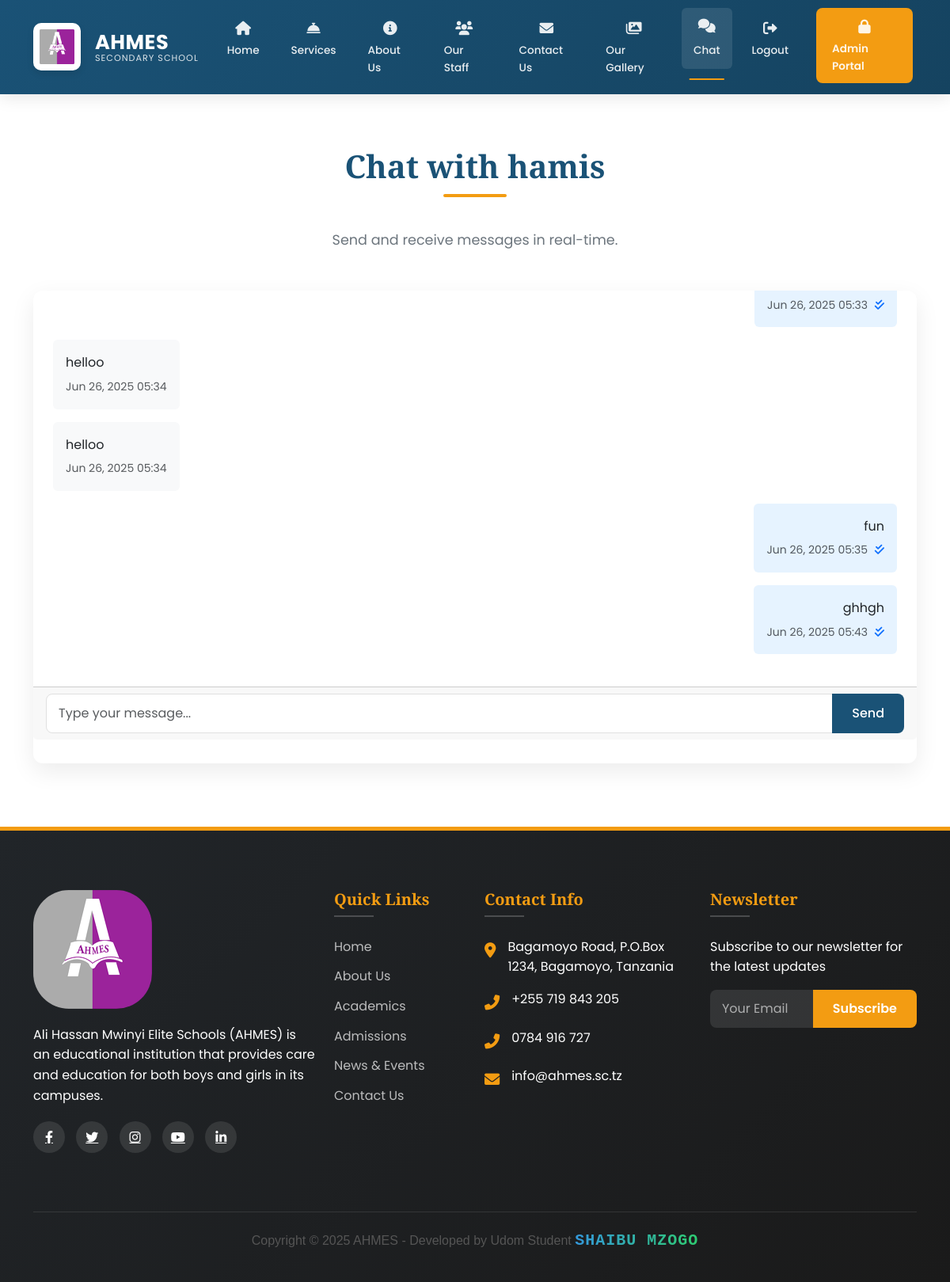
/chat/4/ (signed in), run on an earlier commit of the app's database.
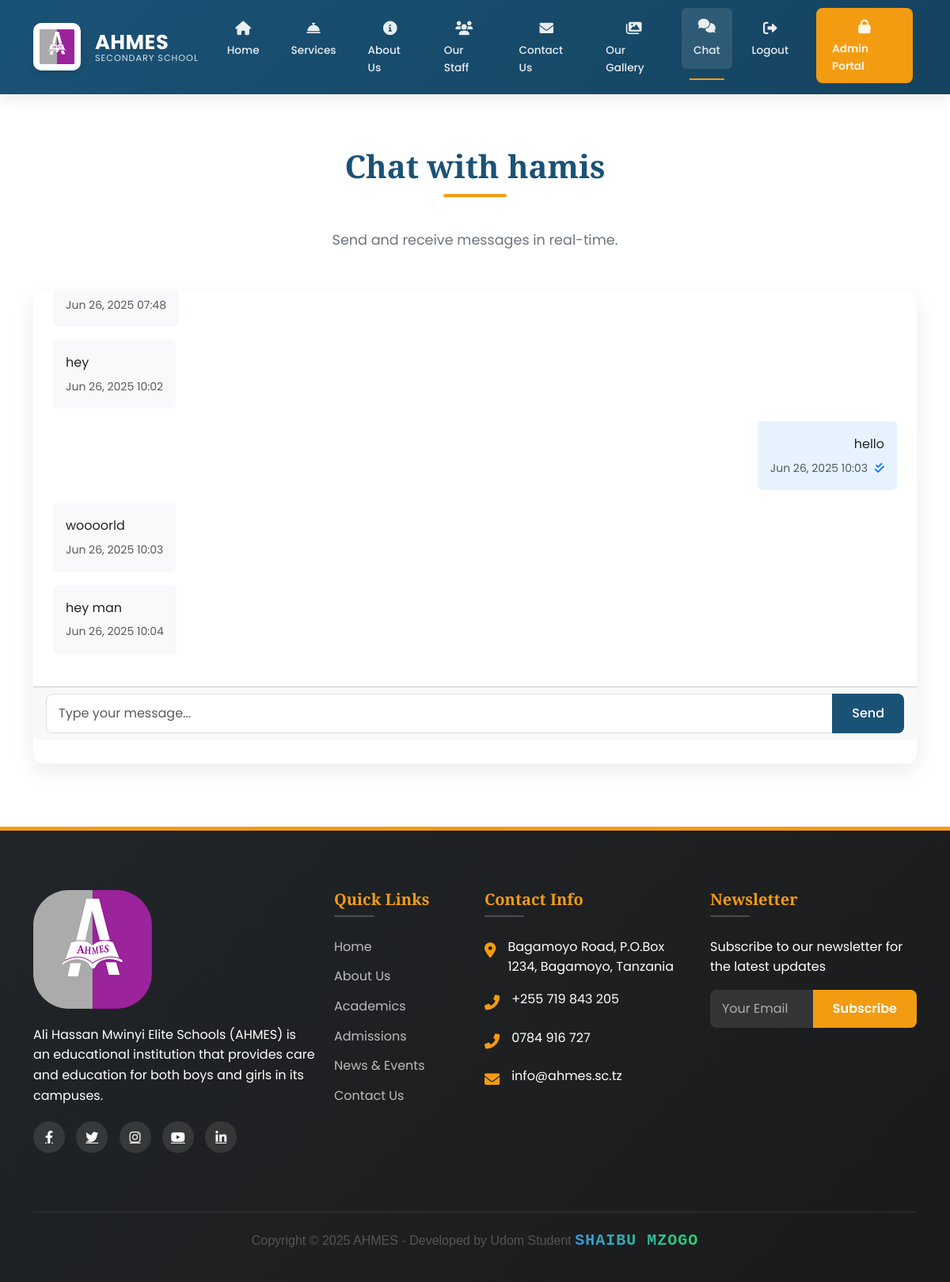
And on a later commit of the database.
### main/models.py (models this page shows, shortened)
class Message(models.Model):
    conversation = models.ForeignKey(Conversation, on_delete=models.CASCADE, related_name='messages')
    sender = models.ForeignKey(User, on_delete=models.CASCADE)
    content = models.TextField()
    timestamp = models.DateTimeField(auto_now_add=True)
    is_read = models.BooleanField(default=False)
    class Meta:
        ordering = ['timestamp']

### main/views.py (the view, shortened to what this page needs)
# urls.py: path('chat/<int:conversation_id>/', chat, name='chat'),
@login_required
def chat(request, conversation_id):
    conversation = get_object_or_404(
        Conversation.objects.prefetch_related('participants', 'messages__sender'),
        id=conversation_id,
        participants=request.user
    )
    unread_messages = conversation.messages.filter(
        is_read=False
    ).exclude(
        sender=request.user
    )
    if unread_messages.exists():
        unread_messages.update(is_read=True, read_at=timezone.now())
    return render(request, 'chat/chat.html', {
        'conversation': conversation,
        'form': MessageForm(),
        'other_user': conversation.participants.exclude(id=request.user.id).first(),
    })

### main/forms.py
class MessageForm(forms.ModelForm):
    class Meta:
        model = Message
        fields = ['content']
        widgets = {
            'content': forms.Textarea(attrs={
                'rows': 3,
                'placeholder': 'Type your message...'
            })
        }

### main/context_processors.py (called while the page is built)
def admin_counts(request):
    if request.user.is_authenticated and request.user.is_admin:
        return {
            'pending_comments': Comment.objects.filter(is_approved=False).count(),
            'gallery_count': Gallery.objects.count(),
        }
    return {}

### main/templates/chat/chat.html (shortened to what this page needs)
{% extends 'main/base.html' %}
{% block content %}
<section class="section">
  <div class="container">
    <h2 class="section-title">Chat with {{ other_user.username }}</h2>
    <p class="section-subtitle">Send and receive messages in real-time.</p>
    <div class="row">
      <div class="col-12">
        <div class="card" data-aos="fade-up">
          <div class="card-body" id="messageContainer" style="max-height: 500px; overflow-y: auto;">
            {% for message in conversation.messages.all %}
              <div class="mb-3 {% if message.sender == request.user %}text-end{% else %}text-start{% endif %}" id="message-{{ message.id }}" data-sender-id="{{ message.sender.id }}">
                <div class="d-inline-block p-3 rounded" style="background: {% if message.sender == request.user %}#e6f3ff{% else %}#f8f9fa{% endif %}; max-width: 70%;">
                  <p class="mb-1">{{ message.content }}</p>
                  <small class="text-muted">
                    {{ message.timestamp|date:"M d, Y H:i" }}
                    {% if message.sender == request.user %}
                      <span class="read-status" data-message-id="{{ message.id }}">
                        {% if message.is_read %}
                          <i class="fas fa-check-double text-primary" title="Read"></i>
                        {% else %}
                          <i class="fas fa-check text-muted" title="Sent"></i>
                        {% endif %}
                      </span>
                    {% endif %}
                  </small>
                </div>
              </div>
            {% endfor %}
          </div>
          <div class="card-footer">
            <form method="post" action="{% url 'chat' conversation.id %}" id="messageForm">
              <div class="input-group">
                <input type="text" name="content" class="form-control" placeholder="Type your message..." required id="messageInput">
                <button type="submit" class="btn btn-primary">Send</button>
              </div>
            </form>
          </div>
        </div>
      </div>
    </div>
  </div>
</section>
{% endblock %}
{% block extra_js %}
<link rel="stylesheet" href="https://cdnjs.cloudflare.com/ajax/libs/font-awesome/6.0.0/css/all.min.css">
{% endblock %}

What changed in the data, as far as the page shows it:
no longer on this page (row unchanged): Message: timestamp "Jun 26, 2025 05:33", is_read True (drawn)
no longer on this page (row unchanged): Message: content "helloo", timestamp "Jun 26, 2025 05:34"
no longer on this page (row unchanged): Message: content "helloo", timestamp "Jun 26, 2025 05:34"
no longer on this page (row unchanged): Message: content "fun", timestamp "Jun 26, 2025 05:35", is_read True (drawn)
no longer on this page (row unchanged): Message: content "ghhgh", timestamp "Jun 26, 2025 05:43", is_read True (drawn)
added Message: timestamp "Jun 26, 2025 07:48"
added Message: content "hey", timestamp "Jun 26, 2025 10:02"
added Message: content "hello", timestamp "Jun 26, 2025 10:03", is_read True (drawn)
added Message: content "woooorld", timestamp "Jun 26, 2025 10:03"
added Message: content "hey man", timestamp "Jun 26, 2025 10:04"
